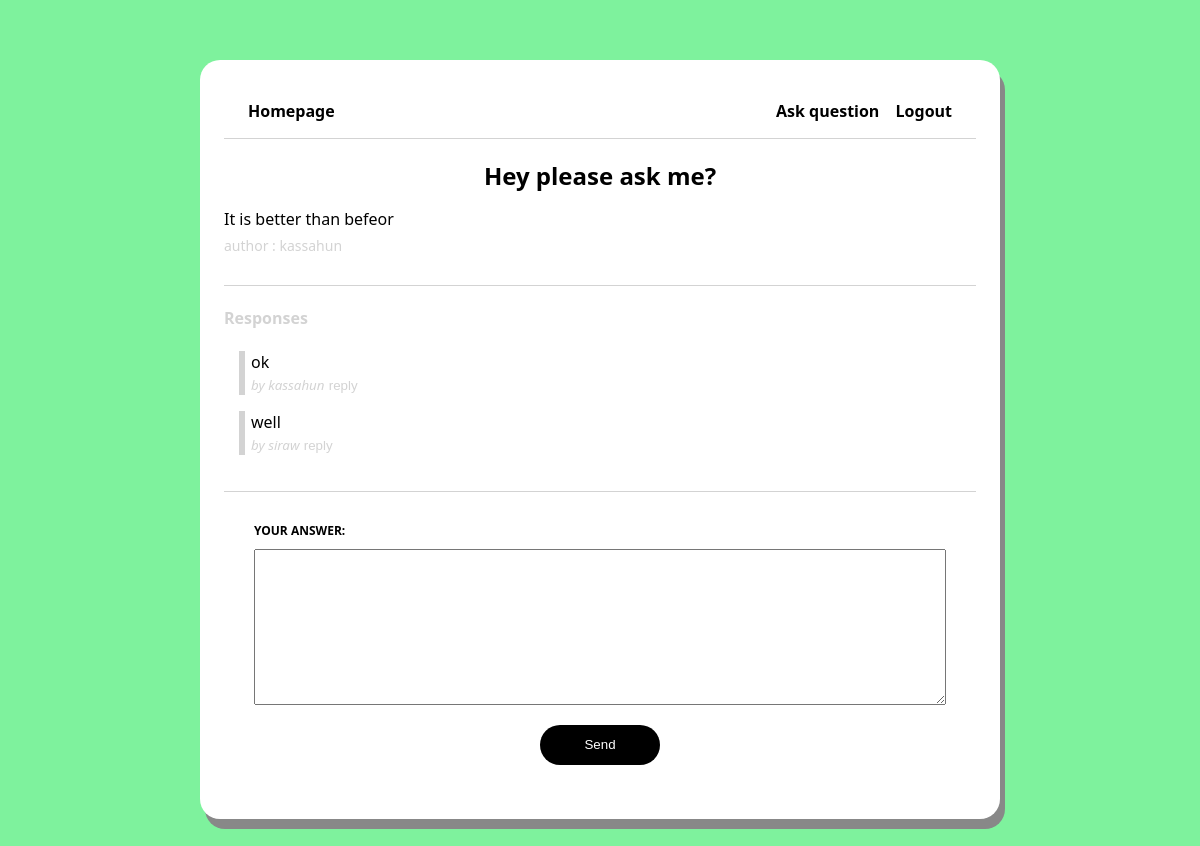
Page /question/2/ (signed in) on the committed database.
### knowledge_portal/models.py (models this page shows, shortened)
class Question(models.Model):
    author = models.ForeignKey(User, null=False, on_delete=models.CASCADE)
    title = models.CharField(max_length=200, null=False)
    body = models.TextField(null=False)
    created_at = models.DateTimeField(auto_now_add=True)
    updated_at = models.DateTimeField(auto_now=True)
    def get_responses(self):
        return self.responses.filter(parent=None)

class Response(models.Model):
    user = models.ForeignKey(User, null=False, on_delete=models.CASCADE)
    question = models.ForeignKey(Question, null=False, on_delete=models.CASCADE, related_name='responses')
    parent = models.ForeignKey('self', null=True, blank=True, on_delete=models.CASCADE)
    body = models.TextField(null=False)
    created_at = models.DateTimeField(auto_now_add=True)
    updated_at = models.DateTimeField(auto_now=True)
    def get_responses(self):
        return Response.objects.filter(parent=self)

### knowledge_portal/views.py (the view, shortened to what this page needs)
# urls.py: path('question/<int:id>/', views.questionPage, name='question'),
@login_required
def questionPage(request, id):
    response_form = NewResponseForm()
    reply_form = NewReplyForm()
    question = Question.objects.get(id=id)
    context = {
        'question': question,
        'response_form': response_form,
        'reply_form': reply_form,
    }
    return render(request, 'knowledge_portal/question.html', context)

### knowledge_portal/forms.py
class NewResponseForm(forms.ModelForm):
    class Meta:
        model = Response
        fields = ['body']

class NewReplyForm(forms.ModelForm):
    class Meta:
        model = Response
        fields = ['body']
        widgets = {
            'body': forms.Textarea(attrs={
                'rows': 2,
                'placeholder': 'What are your thoughts?'
            })
        }

### knowledge_portal/templates/Knowledge_portal/question.html (shortened to what this page needs)
{% extends 'knowledge_portal/page.html' %}
{% block content %}
<div class="page question-page">
<h2 class="question-title">{{question.title}}</h2>
<p class="question-body">{{question.body}}</p>
<span class="question-author">author : {{question.author.username}}</span>
<div class="responses-container">
  <h4 class="responses-container-heading">Responses</h4>
  {% if not question.responses.all %}
    <p class="no-responses-text">No responses yet</p>
  {% else %}
    {% for response in question.get_responses %}
      {% include 'knowledge_portal/response.html' with response=response %}
    {% endfor %}
  {% endif %}
</div>
{% if user.is_authenticated %}
<form method="POST" action="" class="response-form">
<div class="fieldWrapper">
  <label for="{{response_form.body.id_for_label}}">Your answer:</label>
  {{response_form.body}}
</div>
<input type="submit" value="Send" class="submit-button"/>
</form>
{% endif %}
</div>
{% endblock %}

### knowledge_portal/templates/Knowledge_portal/response.html (shortened to what this page needs)
<blockquote id="{{response.id}}">
    <p class="response-body">{{response.body}}</p>
    <small class="response-author">by {{response.user.username}}</small>
    {% if user.is_authenticated %}
      <button class="reply-button" onclick="handleReplyButton('{{response.id}}')">Reply</button>
    {% endif %}
</blockquote>

### rows in the picture
Question: title "Hey please ask me?", body "It is better than befeor", author.username "kassahun"
Response: body "ok", user.username "kassahun"
Response: body "well", user.username "siraw"
